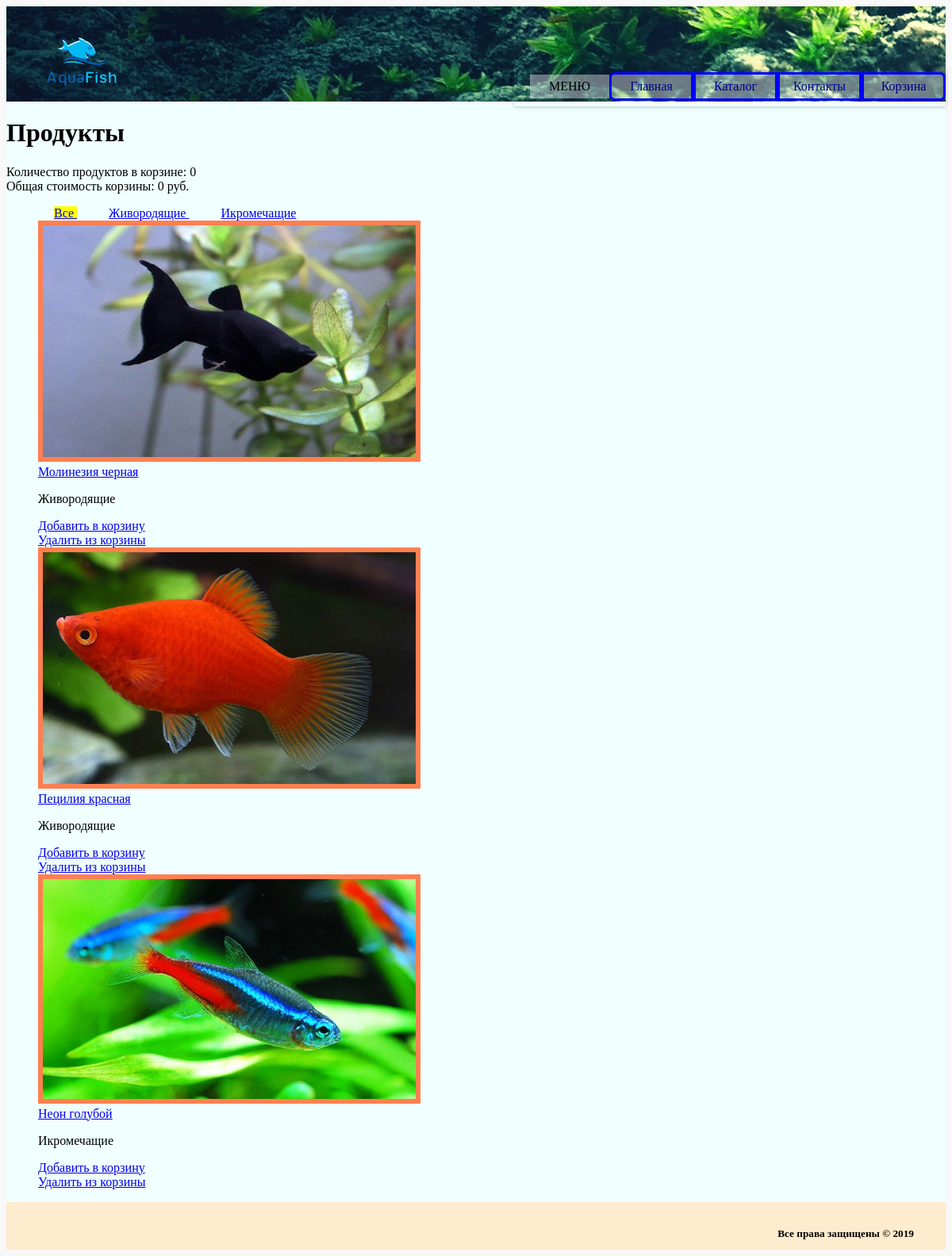
Screenshot of /products/category/0/ with the database file from the repository.
### mainapp/models.py (models this page shows, shortened)
class ProductCategory(models.Model):
    name = models.CharField(verbose_name='имя', max_length=64, unique=True)
    description = models.TextField(verbose_name='описание', blank=True)

class Product(models.Model):
    category = models.ForeignKey(ProductCategory, on_delete=models.CASCADE)
    name = models.CharField(verbose_name='имя продукта', max_length=128)
    image = models.ImageField(upload_to='products_images', blank=True)
    description = models.TextField(verbose_name='описание продукта', blank=True)
    price = models.DecimalField(verbose_name='цена продукта', max_digits=8, decimal_places=2, default=0)
    quantity = models.PositiveIntegerField(verbose_name='количество на складе', default=0)
    is_hot = models.BooleanField(verbose_name='горячее предложение', default=False)

### mainapp/views.py (the view)
# urls.py: path('', products, name='index'),
def products(request, pk=None):
    products = Product.objects.all()
    basket = []
    if request.user.is_authenticated:
        basket = request.user.basket.all()
    if pk is not None:
        if pk:
           category = get_object_or_404(ProductCategory, pk=pk)
           products = products.filter(category=category)
        context = {'products': products, 'categories': ProductCategory.objects.all(), 'basket': basket, }
        return render(request, 'mainapp/products.html', context)
    else:
        hot_product = Product.objects.filter(is_hot=True).first()
        context = {'hot_product': hot_product, 'categories': ProductCategory.objects.all(), 'basket': basket, }
        return render(request, 'mainapp/hot_product.html', context)

### mainapp/templatetags/custom_tags.py (called while the page is built)
@register.filter
def basket_total_quantity(user):
    if user.is_anonymous:
        return 0
    else:
        basket = user.basket.all()
        total_quantity = sum(list(map(lambda basket_slot: basket_slot.quantity, basket)))
        return total_quantity

@register.filter
def basket_total_cost(user):
    if user.is_anonymous:
        return 0
    else:
        basket = user.basket.all()
        total_cost = sum(list(map(lambda basket_slot: basket_slot.cost, basket)))
        return total_cost

### mainapp/templates/mainapp/products.html (shortened to what this page needs)
{% extends 'mainapp/base.html' %}
{% load custom_tags %}
{% block content %}
    <h1>Продукты</h1>
    <div>Количество продуктов в корзине: {{ request.user|basket_total_quantity }}</div>
    <div>Общая стоимость корзины: {{ request.user|basket_total_cost }} руб.</div>
    <ul>
        {% include 'mainapp/includes/inc_category_menu.html' %}
        <br>
        {% for product in products %}
        <div class="block">
            <img class="product" src={{ product.image.url }} style="width: 470px;">
            <br>
            <a href={% if product.name == 'Молинезия черная' %}
            /molinezia/
            {% elif product.name == 'Неон голубой' %}
            /neon/
            {% elif product.name == 'Пецилия красная' %}
            /pecilia/
            {% endif %}>{{product.name}}</a>
            <p>{{product.category.name}}</p>
            <a href="{% url 'basket:add' product.pk %}">Добавить в корзину</a>
            <br>
            <a href="{% url 'basket:remove' product.pk %}">Удалить из корзины</a>
        </div>
        {% endfor %}
    </ul>
{% endblock %}

### mainapp/templates/mainapp/base.html (shortened to what this page needs)
<!DOCTYPE html>
{% load staticfiles %}
<html>
<head>
   <link rel="stylesheet" type="text/css" href="{% static 'css/style.css' %}">
</head>
<body>
 <div class="container">
     {% include 'mainapp/includes/inc_menu.html' %}
     {% block content %}
     {% endblock %}
     <div class="footer">
         <h5>Все права защищены &copy; 2019</h5>
     </div>
 </div>
</body>
</html>

### mainapp/templates/mainapp/includes/inc_menu.html
        <div class="header">
            <div class="logo"></div>
            <div class="b_menu">
                <ul class="menu">
                    <li>МЕНЮ</li>
                    <li><a href="/">Главная</a></li>
                    <li><a href="/products/">Каталог</a></li>
                    <li><a href="/contact/">Контакты</a></li>
                    <li><a href="/basket/">Корзина</a></li>
                </ul>
            </div>
        </div>

### mainapp/templates/mainapp/includes/inc_category_menu.html (shortened to what this page needs)
<a style="margin: 0 20px" href="{% url 'products:category' 0 %}"
   class="{% if request.resolver_match.kwargs.pk == 0 %}
            active-menu
          {% endif %}">
    Все
</a>
{% for category in categories %}
    <a style="margin: 0 20px" href="{% url 'products:category' category.pk %}"
       class="">
        {{ category.name }}
    </a>
{% endfor %}

### static/css/style.css (style rules this page uses)
body { background-color: #f8f8f8 }
.menu li:last-child { border-top-right-radius: 7px; border-bottom-right-radius: 7px; }
.menu li:nth-child(2) { border-bottom-left-radius: 7px; border-top-left-radius: 7px; }
.menu li:first-child { border: none; }
.menu li { list-style-type: none; width: 100px; height: 30px; border: solid blue; text-align: center; float: left; display: flex; align-items: center; justify-content: center; background-color: rgba(250,250,250,0.4) }
.menu li a { font-family: "Times New Roman", cursive, Verdana; text-align: left; color:darkblue; text-decoration: none; }
.product { text-decoration-color: black; font-weight: 400; font-size: 18px; background-color: #eaeaea; }
.logo { width: 150px; height: 110px; float: left; background: url('../img/logo.png') no-repeat; background-size: contain; margin-left: 20px; margin-top: 20px }
.b_menu { height: 160px; width: auto; padding-top: 60px; display: flex; justify-content:flex-end; }
img.product { padding: 6px; background-color: coral; }
.container { width: 100%; height: auto; background-color:azure; margin: 0 auto; }
.header { height: 120px ; background-image:url(../img/background.jpg) }
.footer { height: 50px; background-color: blanchedalmond; text-align: end; padding-top: 10px; padding-right: 40px; }
.menu { padding-left: 20px; display: flex; align-items: center; height: 50px; box-shadow: rgba(0, 0, 0, 0.12) 0px 1px 6px, rgba(0, 0, 0, 0.12) 0px 1px 4px; }
.active-menu { background-color: yellow; }

### rows the page displays
ProductCategory: name "Живородящие"
ProductCategory: name "Икромечащие"
Product: image (picture), name "Молинезия черная", category.name "Живородящие"
Product: image (picture), name "Пецилия красная", category.name "Живородящие"
Product: image (picture), name "Неон голубой", category.name "Икромечащие"

### other values shown
{{ request.user|basket_total_quantity }} "0"
{{ request.user|basket_total_cost }} "0"
